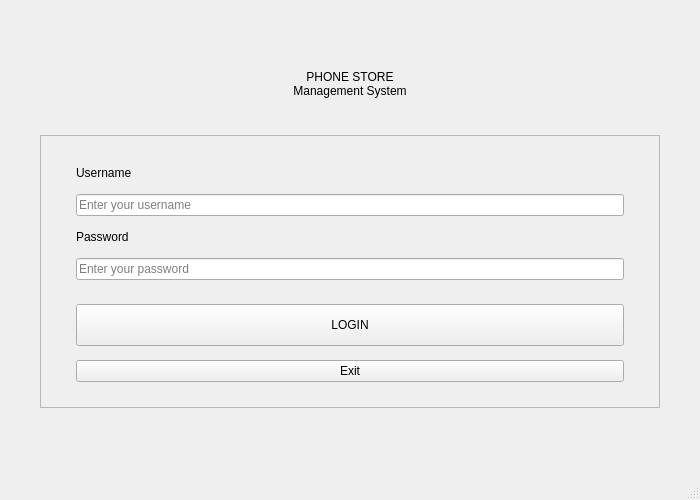
<?xml version="1.0" encoding="UTF-8"?>
<ui version="4.0">
    <class>LoginWindow</class>

    <widget class="QMainWindow" name="LoginWindow">
        <property name="geometry">
            <rect>
                <x>0</x>
                <y>0</y>
                <width>700</width>
                <height>500</height>
            </rect>
        </property>

        <property name="minimumSize">
            <size>
                <width>600</width>
                <height>450</height>
            </size>
        </property>

        <property name="windowTitle">
            <string>Phone Store Management</string>
        </property>

        <widget class="QWidget" name="centralwidget">

            <layout class="QVBoxLayout" name="mainLayout">
                <property name="spacing">
                    <number>0</number>
                </property>
                <property name="leftMargin">
                    <number>40</number>
                </property>
                <property name="topMargin">
                    <number>30</number>
                </property>
                <property name="rightMargin">
                    <number>40</number>
                </property>
                <property name="bottomMargin">
                    <number>30</number>
                </property>

                <item>
                    <spacer name="topSpacer">
                        <property name="orientation">
                            <enum>Qt::Vertical</enum>
                        </property>
                        <property name="sizeHint" stdset="0">
                            <size>
                                <width>20</width>
                                <height>40</height>
                            </size>
                        </property>
                    </spacer>
                </item>

                <item>
                    <widget class="QLabel" name="lblTitle">
                        <property name="text">
                            <string>PHONE STORE</string>
                        </property>
                        <property name="alignment">
                            <set>Qt::AlignCenter</set>
                        </property>
                    </widget>
                </item>

                <item>
                    <widget class="QLabel" name="lblSubtitle">
                        <property name="text">
                            <string>Management System</string>
                        </property>
                        <property name="alignment">
                            <set>Qt::AlignCenter</set>
                        </property>
                    </widget>
                </item>

                <item>
                    <spacer name="titleSpacer">
                        <property name="orientation">
                            <enum>Qt::Vertical</enum>
                        </property>
                        <property name="sizeHint" stdset="0">
                            <size>
                                <width>20</width>
                                <height>25</height>
                            </size>
                        </property>
                    </spacer>
                </item>

                <item>
                    <widget class="QFrame" name="loginCard">
                        <property name="frameShape">
                            <enum>QFrame::StyledPanel</enum>
                        </property>
                        <property name="frameShadow">
                            <enum>QFrame::Raised</enum>
                        </property>

                        <layout class="QVBoxLayout" name="cardLayout">
                            <property name="spacing">
                                <number>14</number>
                            </property>
                            <property name="leftMargin">
                                <number>35</number>
                            </property>
                            <property name="topMargin">
                                <number>30</number>
                            </property>
                            <property name="rightMargin">
                                <number>35</number>
                            </property>
                            <property name="bottomMargin">
                                <number>25</number>
                            </property>

                            <item>
                                <widget class="QLabel" name="lblUsername">
                                    <property name="text">
                                        <string>Username</string>
                                    </property>
                                </widget>
                            </item>

                            <item>
                                <widget class="QLineEdit" name="txtUsername">
                                    <property name="placeholderText">
                                        <string>Enter your username</string>
                                    </property>
                                    <property name="clearButtonEnabled">
                                        <bool>true</bool>
                                    </property>
                                </widget>
                            </item>

                            <item>
                                <widget class="QLabel" name="lblPassword">
                                    <property name="text">
                                        <string>Password</string>
                                    </property>
                                </widget>
                            </item>

                            <item>
                                <widget class="QLineEdit" name="txtPassword">
                                    <property name="echoMode">
                                        <enum>QLineEdit::Password</enum>
                                    </property>
                                    <property name="placeholderText">
                                        <string>Enter your password</string>
                                    </property>
                                </widget>
                            </item>

                            <item>
                                <spacer name="formSpacer">
                                    <property name="orientation">
                                        <enum>Qt::Vertical</enum>
                                    </property>
                                    <property name="sizeHint" stdset="0">
                                        <size>
                                            <width>20</width>
                                            <height>10</height>
                                        </size>
                                    </property>
                                </spacer>
                            </item>

                            <item>
                                <widget class="QPushButton" name="btnLogin">
                                    <property name="minimumSize">
                                        <size>
                                            <width>0</width>
                                            <height>42</height>
                                        </size>
                                    </property>
                                    <property name="text">
                                        <string>LOGIN</string>
                                    </property>
                                    <property name="cursor">
                                        <cursorShape>PointingHandCursor</cursorShape>
                                    </property>
                                </widget>
                            </item>

                            <item>
                                <widget class="QPushButton" name="btnExit">
                                    <property name="text">
                                        <string>Exit</string>

                                    </property>
                                    <property name="cursor">
                                        <cursorShape>PointingHandCursor</cursorShape>
                                    </property>
                                </widget>
                            </item>
                        </layout>
                    </widget>
                </item>

                <item>
                    <spacer name="bottomSpacer">
                        <property name="orientation">
                            <enum>Qt::Vertical</enum>
                        </property>
                        <property name="sizeHint" stdset="0">
                            <size>
                                <width>20</width>
                                <height>40</height>
                            </size>
                        </property>
                    </spacer>
                </item>
            </layout>
        </widget>

        <widget class="QMenuBar" name="menubar">
            <property name="visible">
                <bool>false</bool>
            </property>
        </widget>

        <widget class="QStatusBar" name="statusbar">
            <property name="visible">
                <bool>false</bool>
            </property>
        </widget>
    </widget>

    <resources/>
    <connections/>
</ui>
